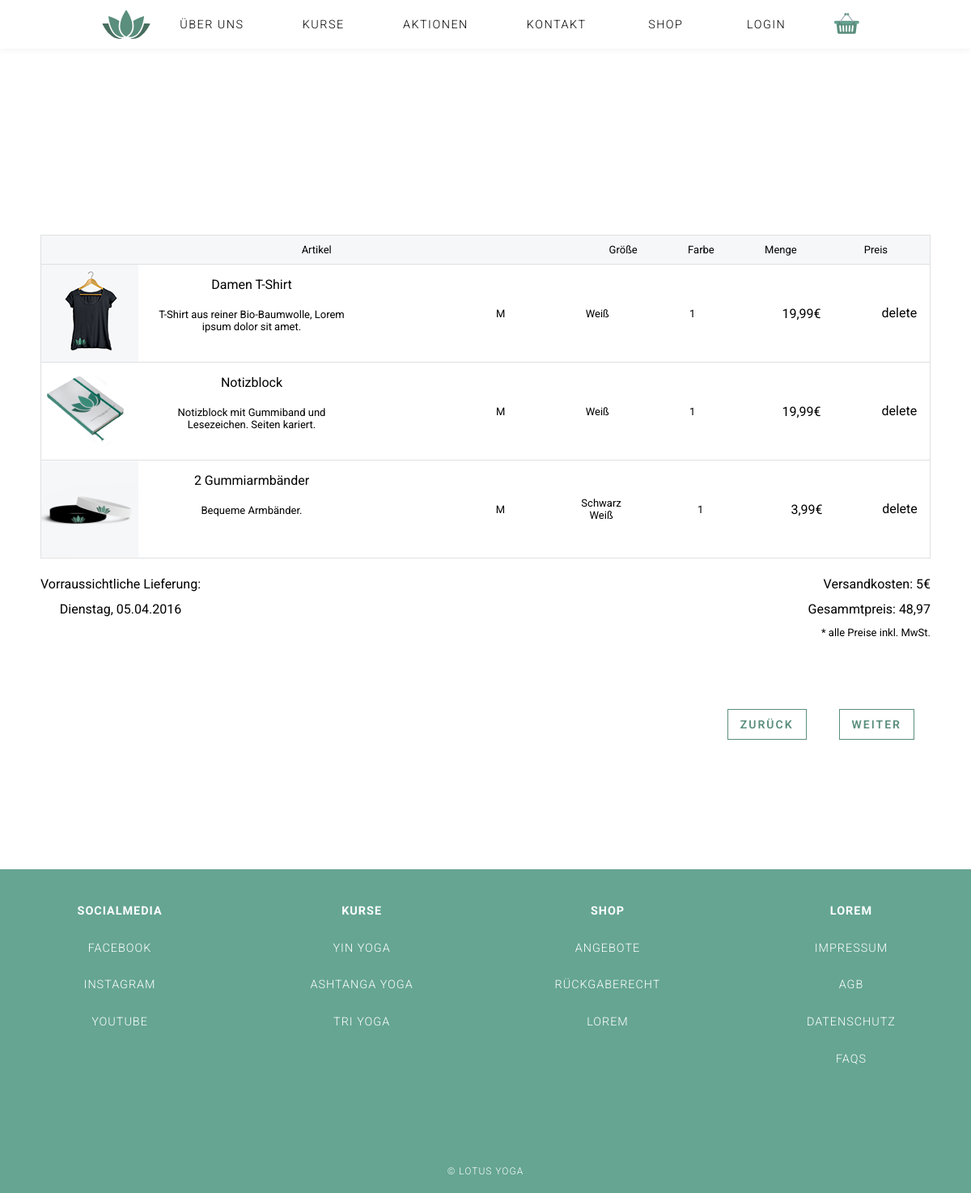
/index.php?page=Warenkorb, run on an earlier commit of the app's database.
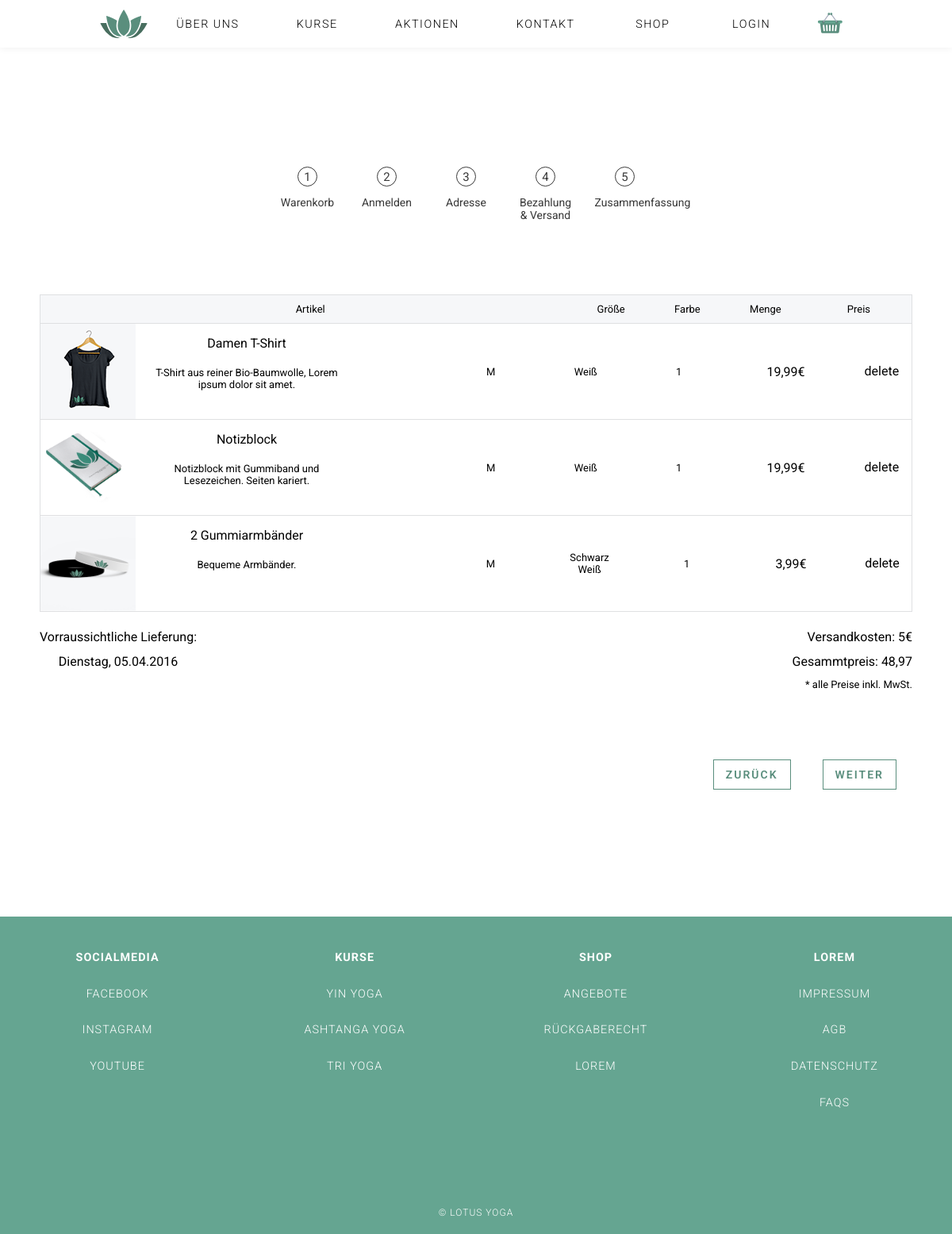
And on a later commit of the database.
### tables this page shows
CREATE TABLE `contents` (
  `id` int(11) NOT NULL AUTO_INCREMENT,
  `_name` varchar(1000) NOT NULL,
  `type` varchar(150) NOT NULL,
  `content` varchar(1000) NOT NULL DEFAULT '',
  `sequence` int(11) NOT NULL,
  `is_active` tinyint(1) NOT NULL DEFAULT '1',
  `deleted_at` timestamp NULL DEFAULT NULL,
  PRIMARY KEY (`id`)
);

CREATE TABLE `breadcrubms_checkout` (
  `id` int(11) unsigned NOT NULL AUTO_INCREMENT,
  `name` varchar(70) DEFAULT NULL,
  `position` int(3) DEFAULT NULL,
  `is_active` tinyint(1) DEFAULT '1',
  `deleted_at` timestamp NULL DEFAULT NULL,
  PRIMARY KEY (`id`)
);

### index.php (called while the page is built, shortened)
<?php
$content = ('content/');
include('functions/load_content.php');
include('functions/user_functions.php');
include('header.php');
if( ! isset($_GET['page']) ){
	$page = "home";
}else{
	$page = $_GET['page'];
}
if($page){
	$content .= $page .".php";
}
include($content);
include('footer.php');
?>

### functions/user_functions.php (called while the page is built)
<?php
function is_logged_in() {
    return (isset($_SESSION["logged_in"]) && $_SESSION["logged_in"] == true);
}

### functions/load_Content.php (called while the page is built, shortened)
<?php
function get_content_data($table_name){
    global $link;
    $sql = "SELECT * FROM " .$table_name;
	$res = mysqli_query($link, $sql);
	return $res;
}
function get_ordered_content_data($table_name, $where, $equals, $order_by, $asc_desc){
    global $link;
    $sql = "SELECT * FROM " .$table_name. " WHERE ". $where . " = '" . $equals ."' ORDER BY ".$order_by." ". $asc_desc;
    $res = mysqli_query($link, $sql);
    return $res;
}
$footer = get_ordered_content_data('contents', '_name', 'footer', 'sequence', 'asc');
$breadcrubms_checkout = get_content_data('breadcrubms_checkout');
?>

### content/breadcrumbs.php (the view)
<div class="breadcrumb_wrapper">
    <ul class="breadcrumbs" >
      <?php
      if(mysqli_num_rows($breadcrubms_checkout) > 0){
        $i = 0;
        while( $row = mysqli_fetch_assoc($breadcrubms_checkout) ){
          if(isset($_GET['page']) && $row['name'] == $_GET['page']){
            $class = 'crumb-current';
          }elseif($row['position'] < $i){
            $class = 'visited';
          }elseif($row['position'] > $i){
            $class = '';
          }
          if(strpos($row['name'],'&') > 0){
            $class .= ' two-lines';
          }
          ?>
        <li class="breadcrumb-item <?php echo $class; ?>" position="<?php echo $row['position']; ?>">
            <span class="span-wrapper">
                <a href="index.php?page=<?php echo $row['name']; ?>" class="number_wrapper">
                     <span class="number visited_color"><?php echo $row['position']; ?></span>
                </a>
            </span>
            <span class="text_wrapper">
                <a href="index.php?page=<?php echo $row['name']; ?>" class="text_a">
                    <span class="text visited_color"><?php echo $row['name']; ?></span>
                </a>
            </span>
        </li>
        <?php
        $i++;
        }
      }
       ?>
    </ul>
</div>

### header.php (shortened to what this page needs)
<!DOCTYPE html>
<html lang="de">
<head>
    <link rel="stylesheet" href="css/styles.css">
    <link rel="stylesheet" href="font/fontawesome/css/font-awesome.min.css">
</head>
<body onunload="GUnload()" class="body">
  <?php
  if(!isset($_GET['page']) || $_GET['page'] == 'home') {
    $class = 'header_home';
  }else{
    $class = '';
  }
  ?>
  <header class="header <?php echo $class;?>">
    <h1 class="logo">
  	  <a href="index.php?page=home#about_us">
  		</a>
  	</h1>
    <nav class="nav nav_main">
      <ul>
    	  <li><a href="<?php if( !isset($_GET["page"]) || $_GET["page"] == "home" ){echo "#about_us";}else{echo "index.php?page=home#about_us";} ?>">Über uns</a></li>
    	  <li><a href="<?php if( !isset($_GET["page"]) || $_GET["page"] == "home" ){echo "#course";}else{echo "index.php?page=home#course";} ?>">Kurse</a></li>
        <li><a href="<?php if( !isset($_GET["page"]) || $_GET["page"] == "home" ){echo "#saleproducts_main";}else{echo "index.php?page=home#saleproducts_main";} ?>">Aktionen</a></li>
          <li><a href="<?php if( !isset($_GET["page"]) || $_GET["page"] == "home" ){echo "#contact";}else{echo "index.php?page=home#contact";} ?>">Kontakt</a></li>
          <li><a href="index.php?page=Shop">Shop</a></li>
        <li>
            <?php if( !is_logged_in() && !isset($_SESSION["is_admin"])){ echo "<a href='index.php?page=Registrieren'>Login</a>"; } ?>
        </li>
          <li class="cart"><a href="index.php?page=Warenkorb">CART</a></li>
  		</ul>
  	</nav>
  </header>

### content/Warenkorb.php
<section class="content-wrapper wrapper_checkout">
    <?php
    include("breadcrumbs.php");
    ?>
<section class="wrapper_card">
    <div>
        <ul class="card-header">
            <li class="description">Artikel</li>
            <li class="actions">Größe</li>
            <li class="actions">Farbe</li>
            <li class="actions">Menge</li>
            <li class="actions_price">Preis</li>
        </ul>
    </div>
    <div class="card-item card-item_first ">
        <img src="img/shop-images/damen-tshirt_small.png" class="img_card" alt="lorem" />
        <ul class="description_card-item">
            <li>Damen T-Shirt</li>
            <li>T-Shirt aus reiner Bio-Baumwolle, Lorem ipsum dolor sit amet.</li>
        </ul>
        <ul class="actions_card-item">
            <li>M</li>
            <li class="farbe">Weiß</li>
            <li>1</li>
        </ul>
        <div class="price_wrapper">19,99€</div>
        <div class="delete_wrapper"><a href="#" class="delete">delete</a></div>
    </div>
    <div class="card-item">
        <img src="img/shop-images/notebook.png" class="img_card" alt="lorem" />
        <ul class="description_card-item">
            <li>Notizblock</li>
            <li>Notizblock mit Gummiband und Lesezeichen. Seiten kariert.</li>
        </ul>
        <ul class="actions_card-item">
            <li>M</li>
            <li class="farbe">Weiß</li>
            <li>1</li>
        </ul>
        <div class="price_wrapper">19,99€</div>
        <div class="delete_wrapper"><a href="#" class="delete">delete</a></div>
    </div>
    <div class="card-item">
        <img src="img/shop-images/2er-band.png" class="img_card" alt="lorem" />
        <ul class="description_card-item">
            <li>2 Gummiarmbänder</li>
            <li>Bequeme Armbänder.</li>
        </ul>
        <ul class="actions_card-item">
            <li>M</li>
            <li class="farbe"><ul>
                    <li>Schwarz</li>
                    <li>Weiß</li>
                </ul>
            </li>
            <li>1</li>
        </ul>
        <div class="price_wrapper">3,99€</div>
        <div class="delete_wrapper"><a href="#" class="delete">delete</a></div>
    </div>
</section>
<div class="sum_card_wrapper">
    <ul class="versand-datum">
        <li>Vorraussichtliche Lieferung:</li>
        <li>Dienstag, 05.04.2016</li>
    </ul>
    <ul class="sum_card">
        <li>Versandkosten: 5€</li>
        <li>Gesammtpreis: 48,97</li>
        <li class="small-text">* alle Preise inkl. MwSt.</li>
    </ul>
</div>
<div class="btn-wrapper_checkout">
    <div  class="btn_checkout">
        <a href="index.php?page=Detailansicht">zurück</a>
    </div>
    <div class="btn_checkout">
        <a href="index.php?page=Anmelden" >weiter</a>
    </div>
</div>
</section>

### footer.php (shortened to what this page needs)
  <footer class="footer_main">
    <section class="links_footer" >
<?php
    $cnt = 0;
    while( $row = mysqli_fetch_assoc($footer) ){
      if($row['type'] == 'subheadline'){
          if($cnt != 0){
            echo '</ul>';
          }
          echo '<ul><li><h4>'.$row["content"].'</h4></li>';
      }else{
          echo '<li><a href="'.$row["content"].'">'.$row["type"].'</a>';
      }
      $cnt++;
    }
    ?>
    </section>
    <small class="copyright">
      &copy; Lotus Yoga
    </small>
  </footer>
</body>
</html>

What changed in the data, as far as the page shows it:
added breadcrubms_checkout: position "1", name "Warenkorb"
added breadcrubms_checkout: position "2", name "Anmelden"
added breadcrubms_checkout: position "3", name "Adresse"
added breadcrubms_checkout: position "4", name "Bezahlung & Versand"
added breadcrubms_checkout: position "5", name "Zusammenfassung"
